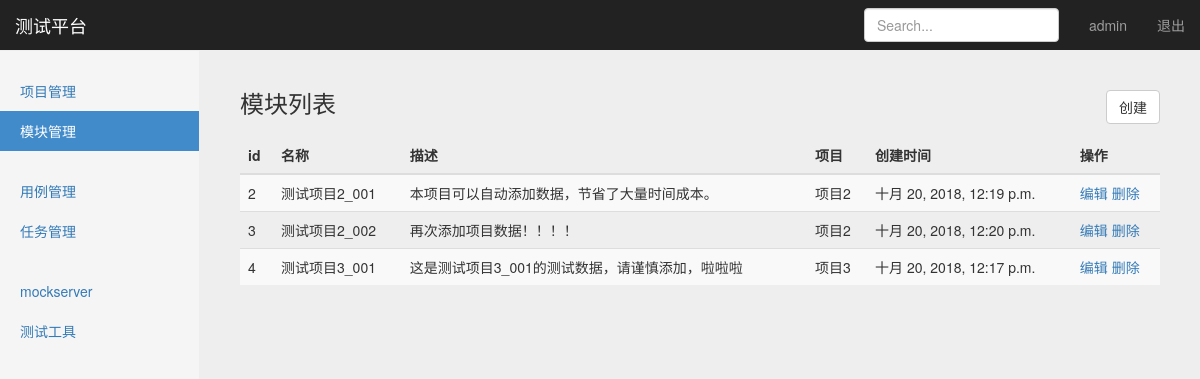
The app's page /manage/module_manage/ (signed in), older data.
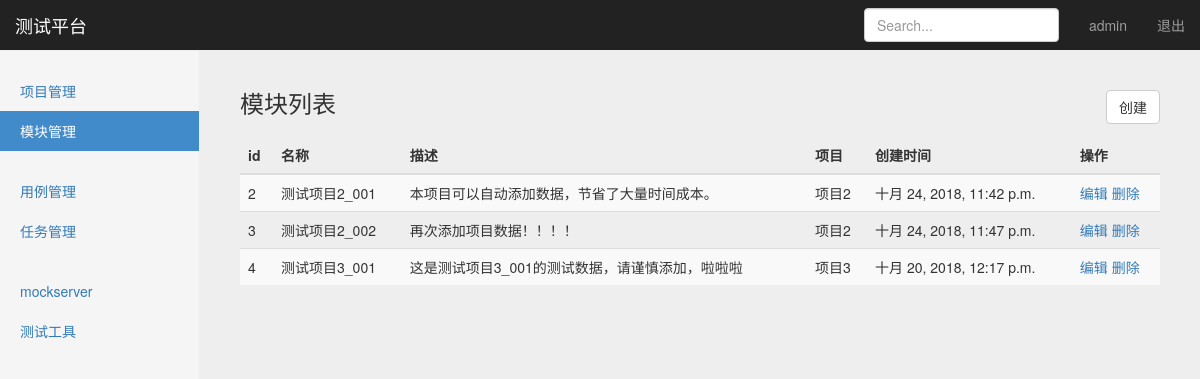
The same page, newer data.
### project_app/models.py (models this page shows, shortened)
class Module(models.Model):
    project = models.ForeignKey(Project,on_delete=models.CASCADE)
    name = models.CharField("名称", max_length=100, blank=False, default="")
    describe = models.TextField("描述", default="")
    create_time = models.DateTimeField("创建时间", auto_now=True)

class Project(models.Model):
    name = models.CharField("名称",max_length=100,blank=False,default="")  #https://www.cnblogs.com/ccorz/p/Django-models-zhong-guan-yublank-yunull-de-bu-chon.html
    describe = models.TextField("描述",default="")
    status = models.BooleanField("状态",default=True)
    create_time = models.DateTimeField("创建时间",auto_now=True)
    def __str__(self):
        return self.name

### project_app/views/module_views.py (the view)
# urls.py: path('module_manage/',module_views.module_manage),
@login_required
def module_manage(request):
    username = request.session.get('user','')   #读取浏览器session
    module_all = Module.objects.all()
    return render(request, "module_manage.html",{"user":username,"modules":module_all,"type":"list"})

### templates/module_manage.html (shortened to what this page needs)
{% extends "base.html" %}
{% block content %}
    <nav class="navbar navbar-inverse navbar-fixed-top">
      <div class="container-fluid">
        <div class="navbar-header">
          <a class="navbar-brand" href="#">测试平台</a>
        </div>
        <div id="navbar" class="navbar-collapse collapse">
          <ul class="nav navbar-nav navbar-right">
            <li><a href="#">{{ user }}</a></li>
            <li><a href="/logout">退出</a></li>
          </ul>
          <form class="navbar-form navbar-right">
            <input type="text" class="form-control" placeholder="Search...">
          </form>
        </div>
      </div>
    </nav>
    <div class="container-fluid">
      <div class="row">
        <div class="col-sm-3 col-md-2 sidebar">
          <ul class="nav nav-sidebar">
            <li><a href="/manage/project_manage/">项目管理</a></li>
            <li class="active"><a href="#">模块管理</a></li>
          </ul>
          <ul class="nav nav-sidebar">
            <li><a href="">用例管理</a></li>
            <li><a href="">任务管理</a></li>
          </ul>
          <ul class="nav nav-sidebar">
            <li><a href="">mockserver</a></li>
            <li><a href="">测试工具</a></li>
          </ul>
        </div>
        {% if type == 'list' %}
        <div class="col-sm-9 col-sm-offset-3 col-md-10 col-md-offset-2 main">
          <h3 class="sub-header">模块列表
            <button type="button" class="btn btn-default"
                    style="float: right;"
                    onclick="window.location.href='/manage/add_module/'">创建</button>
          </h3>
          <div class="table-responsive">
            <table class="table table-striped">
              <thead>
                <tr>
                  <th>id</th>
                  <th>名称</th>
                  <th>描述</th>
                  <th>项目</th>
                  <th>创建时间</th>
                  <th>操作</th>
                </tr>
              </thead>
              <tbody>
                {% for module in modules %}
                <tr>
                  <td>{{ module.id }}</td>
                  <td>{{ module.name }}</td>
                  <td>{{ module.describe }}</td>
                  <td>{{ module.project }}</td>
                  <td>{{ module.create_time }}</td>
                  <td>
                      <a href="/manage/edit_module/{{ module.id }}/">编辑</a>
                      <a href="/manage/delete_module/{{ module.id }}/">删除</a>
                  </td>
                </tr>
                {% endfor %}
              </tbody>
            </table>
          </div>
        </div>
        {% endif %}
      </div>
    </div>
{% endblock %}

Row changes from the older to the newer data that the page shows:
changed Module "测试项目2_001": create_time "十月 20, 2018, 12:19 p.m." → "十月 24, 2018, 11:42 p.m."
changed Module "测试项目2_002": create_time "十月 20, 2018, 12:20 p.m." → "十月 24, 2018, 11:47 p.m."
